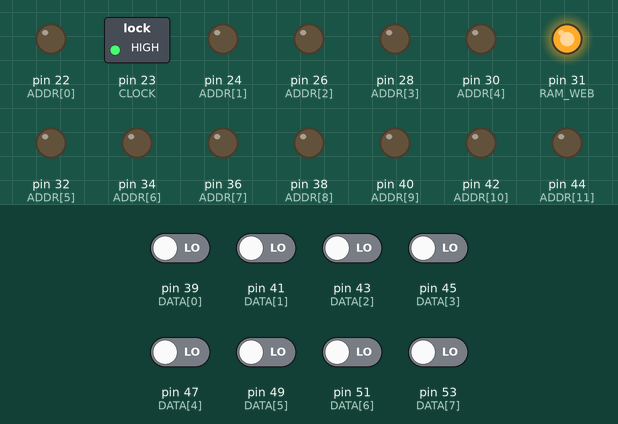
Recording of a sketch running on a simulated Arduino Mega 2560, built with avr-gcc and run on an emulated ATmega2560. On the bench: switched loads named in the sketch (green lamp = pin HIGH), output pins drawn as LEDs (lit = HIGH). The test bench sets the inputs (shaded band); at power-on: pin 39 (DATA[0]), pin 41 (DATA[1]), pin 43 (DATA[2]), pin 45 (DATA[3]), pin 47 (DATA[4]), pin 49 (DATA[5]), pin 51 (DATA[6]), pin 53 (DATA[7]) LOW. Pins used as bus, display or sensor lines are not drawn; what the sketch prints to the serial monitor is not drawn.

Above: at 0.1 s.
Timing chart, 0 to 1.6 s (numbered marks = the images above):
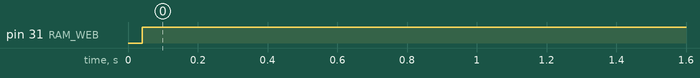

The sketch:

6502-ram-test.ino
```cpp
const uint8_t CLOCK = 23;
const uint8_t RD_WRB = 25;
const uint8_t RESB = 27;
const uint8_t RAM_CSB = 29;
const uint8_t RAM_WEB = 31;
const uint8_t ADDR[] = {22, 24, 26, 28, 30, 32, 34, 36, 38, 40, 42, 44, 46, 48, 50, 52};
const uint8_t DATA[] = {39, 41, 43, 45, 47, 49, 51, 53};

void setup() {
  digitalWrite(CLOCK, 1);
  pinMode(CLOCK, OUTPUT);

  pinMode(RD_WRB, INPUT);
  pinMode(RESB, INPUT);

  digitalWrite(RAM_CSB, 1);
  pinMode(RAM_CSB, OUTPUT);

  digitalWrite(RAM_WEB, 1);
  pinMode(RAM_WEB, OUTPUT);

  for (int n = 0; n < 16; n += 1) {
    pinMode(ADDR[n], OUTPUT); // Warning! 6502 bus to be disabled.
  }

  configureDataPins(INPUT);

  Serial.begin(115200);

  Serial.println("---- Ardino restarted ----");

  writeToRam(0x0000, 0x55);
  writeToRam(0x0001, 0x88);
  showHex(readFromRam(0x0000));
  writeToRam(0x0000, 0x42);
  showHex(readFromRam(0x0001));
  showHex(readFromRam(0x0000));
}

void writeToRam(uint16_t address, uint8_t data) {
  writeAddress(address);
  configureDataPins(OUTPUT);
  writeData(data);
  digitalWrite(RAM_WEB, 0);
  digitalWrite(RAM_CSB, 0);
  delayFor(1);
  digitalWrite(RAM_CSB, 1);
  digitalWrite(RAM_WEB, 1);
  configureDataPins(INPUT);
}

uint8_t readFromRam(uint16_t address) {
  writeAddress(address);
  digitalWrite(RAM_CSB, 0);
  delayFor(1);
  uint8_t data = readData();
  digitalWrite(RAM_CSB, 1);
  return data;
}

void showHex(uint8_t x) {
  char buffer[3];
  sprintf(buffer, "%02x", x);
  Serial.println(buffer);
}

void loop() {
}

void delayFor(uint32_t duration) {
  if (duration > 10000) {
    delay(duration / 1000);
  } else {
    delayMicroseconds(duration);
  }
}

void configureDataPins(uint8_t mode) {
  for (int n = 0; n < 8; n += 1) {
    pinMode(DATA[n], mode);
  }
}

void writeAddress(uint16_t address) {
  for (int n = 15; n >= 0; n -= 1) {
    int bit = bitRead(address, 15 - n);
    digitalWrite(ADDR[n], bit);
  }
}

uint8_t readData() {
  uint16_t data = 0;
  for (int n = 0; n < 8; n += 1) {
    int bit = digitalRead(DATA[n]) ? 1 : 0;
    data = (data << 1) + bit;
  }
  return data;
}

void writeData(uint8_t data) {
  for (int n = 7; n >= 0; n -= 1) {
    int bit = bitRead(data, 7 - n);
    digitalWrite(DATA[n], bit);
  }
}

/*
void dumpMemory(uint16_t start, uint16_t count) {
  const unsigned int bytesPerLine = 32;
  char buffer[6];
  Serial.println("Memory dump:");
  for (uint16_t address = start; address - start < count; address += bytesPerLine) {
    sprintf(buffer, "%04x ", address);
    Serial.print(buffer);
    for (unsigned int n = 0; n < bytesPerLine; n += 1) {
      sprintf(buffer, " %02x", getMemory(address + n));
      Serial.print(buffer);
    }
    Serial.print("  ");
    for (unsigned int n = 0; n < bytesPerLine; n += 1) {
      char dataChar = (char) getMemory(address + n);
      Serial.print(isPrintable(dataChar) ? dataChar : '.');
    }
    Serial.println();
  }
}

void loadMemoryFromSerial() {
  Serial.println("Waiting for data...");
  for (uint16_t n = 0; n < ROM_SIZE; n += 1) {
    while (!Serial.available())
      ;
    uint8_t data = (uint8_t) Serial.read();
    ROM_BUFFER[n] = data;
  }
  for (uint16_t n = 0; n < ROM_SIZE; n += 1) {
    putRom(ROM_START + n, ROM_BUFFER[n]);
  }
  Serial.println("Data loaded.");
}
*/
```

Measured:
- by itself, pin 31 (RAM_WEB): LOW → HIGH at 0.04 s
